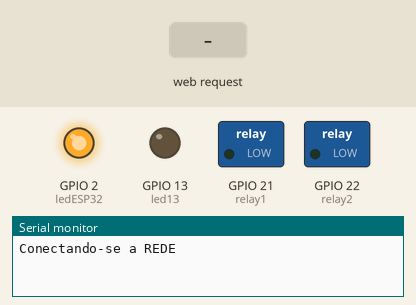
The program below on a simulated ESP32. Parts: switched loads named in the program (green lamp = pin HIGH), output pins drawn as LEDs (lit = HIGH), the last lines printed to the serial monitor. The inputs (shaded band) are chosen by the test bench. WiFi joins after 1.5 s; servers stay silent unless stated.

Above: at 0.1 s.
At 3.2 s:
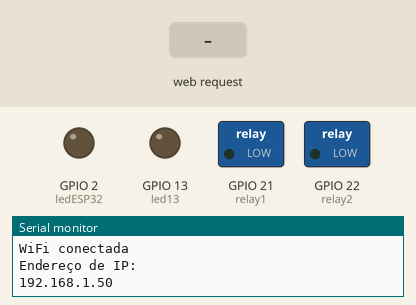
3.3 s: HTTP request GET /T2 received
At 4.2 s:
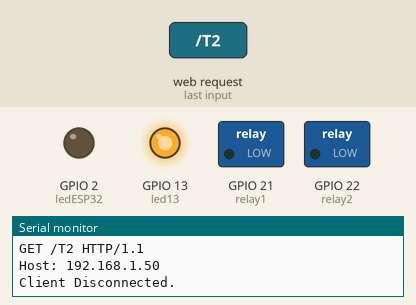
Timing chart, 0 to 6.3 s (numbered marks = the images above; inputs shaded):
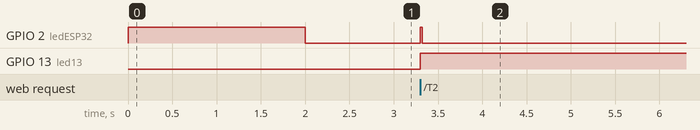

The program:

main.cpp
```cpp
/* ============================================================================

   Controle de Relés por WiFi com ESP32

   Vídeo Aula de Engenharia Eletrônica, a Clássica de Sexta!
   Aula número 369

   Compilador: Arduino IDE 1.8.4
   Autor: Eng. Wagner Rambo
   Março de 2021

============================================================================ */


// ============================================================================
// --- Bibliotecas Auxiliares ---
#include <Arduino.h>                      //inclui biblioteca Arduino
#include <WiFi.h>                         //inclui biblioteca WiFi


// ============================================================================
// --- Mapeamento de Hardware ---
#define   relay1   21                    //pino para controle do relé 1
#define   relay2   22                    //pino para controle do relé 2
#define   led13    13                    //pino para controle do LED 1
#define   ledESP32 2                     //pino para controle do LED 2 - led integrado na placa ESP32 (azul)
// ============================================================================
// --- Constantes Auxialires ---
const char *ssid     = "REDE";  //atribuir nome da rede WiFi
const char *password = "SENHA"; //atribuir senha da rede


// ============================================================================
// --- Objetos ---
WiFiServer server(80);                    //define a porta que o servidor irá utilizar
                                          //(normalmente utiliza-se a porta padrão 80)

// ============================================================================
// --- Protótipo das Funções ---
int Led13ONN_OFF();


// ============================================================================
// --- Configurações Iniciais ---
void setup(){
  Serial.begin(9600);                    //inicializa Serial em 115200 baud rate
  pinMode(relay1, OUTPUT);               //configura saída para relé 1
  pinMode(relay2, OUTPUT);               //configura saída para relé 2
  pinMode(led13, OUTPUT);                //configura saída para LED 13
  pinMode(ledESP32, OUTPUT);             //configura saída para LED integrado na placa ESP32 (azul)
  digitalWrite(led13, LOW);              //desliga LED 13
  digitalWrite(ledESP32, HIGH);          //liga LED integrado na placa ESP32 (azul)
  Serial.println();                      //
  Serial.print("Conectando-se a ");      //
  Serial.println(ssid);                  //
  WiFi.begin(ssid, password);            //inicializa WiFi, passando o nome da rede e a senha

  while(WiFi.status() != WL_CONNECTED){  //aguarda conexão (WL_CONNECTED é uma constante que indica sucesso na conexão)
    delay(1000);                          //
    Serial.print(".");                   //vai imprimindo pontos até realizar a conexão...
  }

  Serial.println("");                    //mostra WiFi conectada
  Serial.println("WiFi conectada");      //
  Serial.println("Endereço de IP: ");    //
  Serial.println(WiFi.localIP());        //mostra o endereço IP
  digitalWrite(ledESP32, LOW);           //desliga LED integrado na placa ESP32 (azul)
  server.begin();                        //inicializa o servidor web

}


// ============================================================================
// --- Loop Infinito ---
void loop(){
  //verifica se existe um cliente conectado com dados a serem transmitidos
  WiFiClient client = server.available();

  if(client){                                   //existe um cliente?
    digitalWrite(ledESP32, HIGH);               //liga LED integrado na placa ESP32 (azul)
    Serial.println("Novo Cliente Definido");    //informa por serial
    String currentLine = "";                    //string para armazenar a mensagem do cliente
    while(client.connected()){                  //repete enquanto o cliente estiver conectado
      if(client.available()){                   //existem dados a serem lidos?
        char c = client.read();                 //salva em c
        Serial.write(c);                        //mostra na Serial

        if(c == '\n'){                            //é um caractere de nova linha?
          if(currentLine.length()==0){          //a mensagem terminou?
            int aux = digitalRead(led13);
            //gera a página HTML
            client.println("HTTP/1.1 200 OK");
            client.println("Content-type:text/html");
            client.println();

            // configuração de estilo do site
            client.print("<style type=\"text/css\"> a{margin: 50px 50px; background: #0000ff; color: #ffffff; text-decoration: none; padding: 1% 20% 1%; border-radius: 10px; font-size: 8.0em;}</style>");
            // o conteúdo do cabeçalho HTTP
            client.print("<a> LED 13 </a>  </br></br></br>");
            if(aux == HIGH) client.print("<a href=\"/T2\"> HIGH </a> </br></br></br>");
            else client.print("<a href=\"/T2\"> LOW </a> </br></br></br>");
            // A resposta HTTP termina com outra linha em branco:
            client.println();
            /*
            client.print("<h2>Clique <a href=\"/H1\">AQUI</a> para ligar o rele 1.</h2><br>");
            client.print("<h2>Clique <a href=\"/L1\">AQUI</a> para desligar o rele 1.</h2><br>");
            client.print("<h2>Clique <a href=\"/H2\">AQUI</a> para ligar o rele 2.</h2><br>");
            client.print("<h2>Clique <a href=\"/L2\">AQUI</a> para desligar o rele 2.</h2><br>");
            client.println();*/
            break;                                //encerra o laço

          } //end if currentLine.length

          else currentLine = "";                 //senão, impede string de ficar com espaços em branco

        } //end if c
        //adicionamos o caractere como parte da mensagem, se diferene de retorno/nova linha
        else if(c != '\r') currentLine += c;

        //verifica para ligar ou desligar o led 13
        if(currentLine.endsWith("GET /T2")) {
          Led13ONN_OFF();
        }

      } //end if client.available()

    } //end if while client.connected

    client.stop();                           //finaliza conexão
    Serial.println("Client Disconnected.");
    digitalWrite(ledESP32, LOW);                //desliga o LED 13
  }   //end if client
}     //end loop

// Função para ligar o LED 13
int Led13ONN_OFF(){
  if(digitalRead(led13)) digitalWrite(led13, LOW);
  else digitalWrite(led13, HIGH);
  return 0;
}

// ======================================================== //
                // --- Final do Programa --- //
```

Measured:
- after the input at 3.3 s, GPIO 2 (ledESP32): LOW → HIGH at once, → LOW 0.02 s later; GPIO 13 (led13): LOW → HIGH at once
